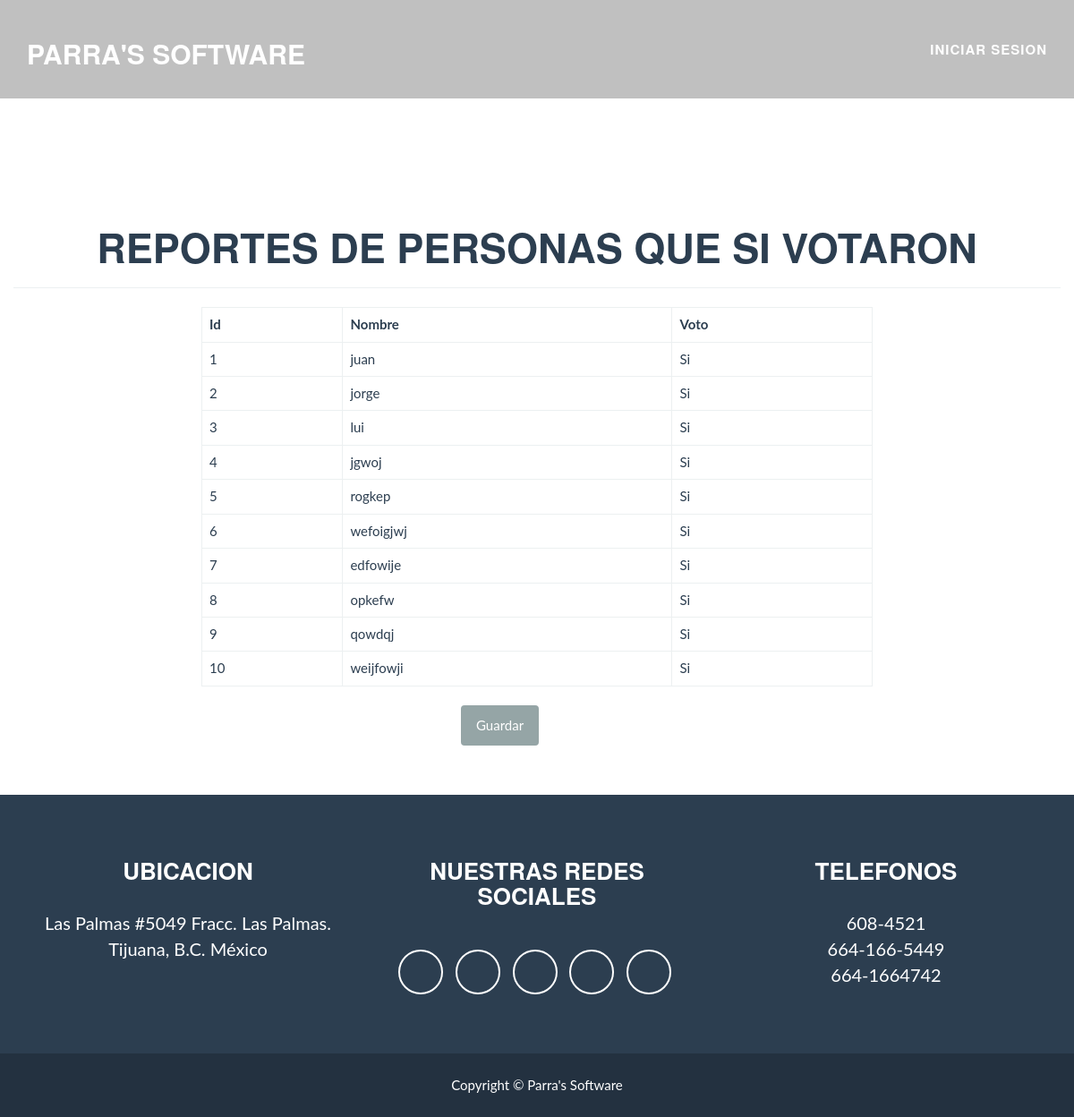
Page /reportesestadisticos/reporte_si/ on the committed database.
### apps/home/models.py (models this page shows, shortened)
class Promovido(models.Model):
    promovido_id = models.IntegerField()
    promovido_nombre = models.CharField(max_length=64)
    promotor = models.ForeignKey(Promotor)
    voto = models.NullBooleanField()

### apps/home/views.py (the view)
# urls.py: url(r'^reportesestadisticos/reporte_si/$',Reporte_VotoSi.as_view() , name = 'reporte_si'),
class Reporte_VotoSi(ListView):
    template_name = 'home/votosi.html'
    model = Promovido

### Parra_Software/template/home/votosi.html (shortened to what this page needs)
{% extends 'base.html' %}
{% block content %}
        <div class="container">
            <div class="row">
              <h2 class="section-heading text-center">Reportes de personas que si Votaron</h2>
              <hr class="light">
              <div class="col-lg-8 col-lg-offset-2 table-responsive">
                <table class= "table table-bordered table-hover">
                  <tr>
                    <th>Id</th>
                    <th>Nombre</th>
                    <th>Voto</th>
                  </tr>
                  {% for item in object_list %}
                  {% if item.voto == True %}
                  <tr>
                    <td>{{ item.promovido_id }}</td>
                    <td>{{ item.promovido_nombre }}</td>
                    <td> Si </td>
                  </tr>
                  {% endif %}
                  {% endfor %}
                </table>
              </div>
            </div>
        </div>
        <div class="col-lg-1 col-lg-offset-5 ">
          <a style="margin-right: 15px" href="{% url 'csv_Si_Votaron' %}" class="page-scroll btn btn-default btn-xl wow tada">Guardar</a>
        </div>
</section>
{% endblock %}

### static/css/freelancer.css (style rules this page uses)
body { overflow-x: hidden; }
a, a:hover, a:focus, a:active, a.active { outline: 0; color: #18bc9c; }
h1, h2, h3, h4, h5, h6 { text-transform: uppercase; font-family: Montserrat,"Helvetica Neue",Helvetica,Arial,sans-serif; font-weight: 700; }
section h2 { margin: 0; font-size: 3em; }

### rows in the picture
Promovido: promovido_id "1", promovido_nombre "juan"
Promovido: promovido_id "2", promovido_nombre "jorge"
Promovido: promovido_id "3", promovido_nombre "lui"
Promovido: promovido_id "4", promovido_nombre "jgwoj"
Promovido: promovido_id "5", promovido_nombre "rogkep"
Promovido: promovido_id "6", promovido_nombre "wefoigjwj"
Promovido: promovido_id "7", promovido_nombre "edfowije"
Promovido: promovido_id "8", promovido_nombre "opkefw"
Promovido: promovido_id "9", promovido_nombre "qowdqj"
Promovido: promovido_id "10", promovido_nombre "weijfowji"
